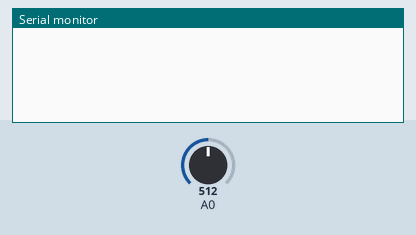
This sketch was run on a simulated Arduino Uno, built with avr-gcc and run on an emulated ATmega328P. On the bench: the last lines printed to the serial monitor. The test bench sets the inputs (shaded band); at power-on: A0 = 512. WiFi joins after 1.5 s; servers stay silent unless stated.

Above: at 3.0 s.
3.1 s: A0 set to 692
At 5.0 s:
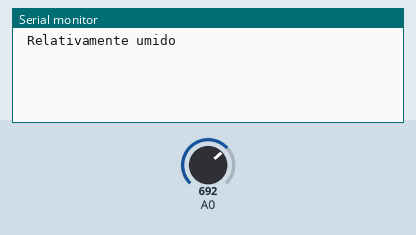
7.3 s: A0 set to 707
At 9.2 s:
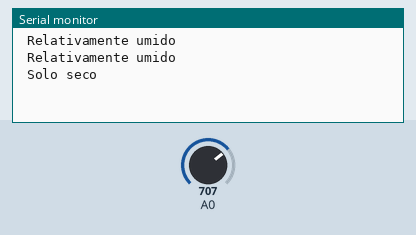

Measured:
- the behaviour switches between 699 and 700 on A0 (found by bisection; images 1 and 2)
- after the input at 7.3 s, the serial monitor: prints a new line after 0.50 s (image 2)

The sketch:

controleUmidade.ino
```cpp
#define BLYNK_PRINT Serial
#include <SPI.h>
#include <Ethernet.h>
#include <BlynkSimpleEthernet.h>
#include <SimpleTimer.h>

int leitura;
int humidadeSolo = 0;
SimpleTimer timer;
WidgetLCD lcd(V1);
char auth[] = "suaChaveDeAuthAqui";

void setup()
{
  Serial.begin(9600);
  pinMode(A0,INPUT);
  Blynk.begin(auth);
  timer.setInterval(2000L, myTimerEvent);
}
void myTimerEvent()
{
  lcd.clear();
  leitura = analogRead(A0);
  humidadeSolo = (leitura);

  if(humidadeSolo < 300)
   Serial.println(" Solo umido");

if((humidadeSolo >= 300) && (humidadeSolo < 700))
  Serial.println(" Relativamente umido");

if((humidadeSolo >= 700) && (humidadeSolo < 1024))
  Serial.println(" Solo seco");

}
void loop()
{
  Blynk.run();
  timer.run();
}
```
